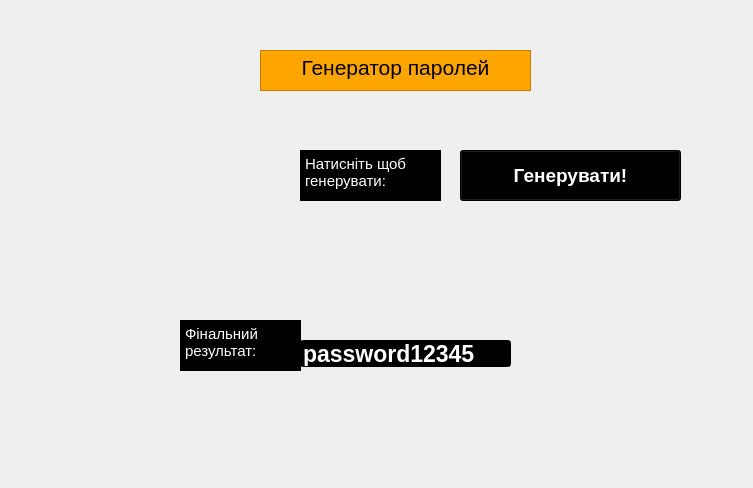
<?xml version="1.0" encoding="UTF-8"?>
<ui version="4.0">
 <class>MainWindow</class>
 <widget class="QMainWindow" name="MainWindow">
  <property name="geometry">
   <rect>
    <x>0</x>
    <y>0</y>
    <width>753</width>
    <height>488</height>
   </rect>
  </property>
  <property name="windowTitle">
   <string>MainWindow</string>
  </property>
  <widget class="QWidget" name="centralwidget">
   <widget class="QLabel" name="label">
    <property name="geometry">
     <rect>
      <x>-40</x>
      <y>10</y>
      <width>1231</width>
      <height>711</height>
     </rect>
    </property>
    <property name="font">
     <font>
      <weight>75</weight>
      <bold>true</bold>
     </font>
    </property>
    <property name="text">
     <string/>
    </property>
    <property name="pixmap">
     <pixmap>../124098807-green-black-abstract-background-vector.jpg</pixmap>
    </property>
   </widget>
   <widget class="QTextEdit" name="textEdit">
    <property name="geometry">
     <rect>
      <x>260</x>
      <y>50</y>
      <width>271</width>
      <height>41</height>
     </rect>
    </property>
    <property name="styleSheet">
     <string notr="true">QTextEdit {
    background-color: orange;
    color: white;
}</string>
    </property>
    <property name="html">
     <string>&lt;!DOCTYPE HTML PUBLIC &quot;-//W3C//DTD HTML 4.0//EN&quot; &quot;http://www.w3.org/TR/REC-html40/strict.dtd&quot;&gt;
&lt;html&gt;&lt;head&gt;&lt;meta name=&quot;qrichtext&quot; content=&quot;1&quot; /&gt;&lt;style type=&quot;text/css&quot;&gt;
p, li { white-space: pre-wrap; }
&lt;/style&gt;&lt;/head&gt;&lt;body style=&quot; font-family:'Adwaita Sans'; font-size:11pt; font-weight:400; font-style:normal;&quot;&gt;
&lt;p align=&quot;center&quot; style=&quot; margin-top:0px; margin-bottom:0px; margin-left:0px; margin-right:0px; -qt-block-indent:0; text-indent:0px;&quot;&gt;&lt;span style=&quot; font-size:16pt; color:#000000;&quot;&gt;Генератор паролей&lt;/span&gt;&lt;/p&gt;&lt;/body&gt;&lt;/html&gt;</string>
    </property>
   </widget>
   <widget class="QLineEdit" name="lineEdit">
    <property name="geometry">
     <rect>
      <x>300</x>
      <y>340</y>
      <width>211</width>
      <height>27</height>
     </rect>
    </property>
    <property name="font">
     <font>
      <pointsize>17</pointsize>
      <weight>75</weight>
      <bold>true</bold>
     </font>
    </property>
    <property name="styleSheet">
     <string notr="true">background-color: black;
color:white</string>
    </property>
    <property name="text">
     <string>password12345</string>
    </property>
   </widget>
   <widget class="QPushButton" name="pushButton">
    <property name="geometry">
     <rect>
      <x>460</x>
      <y>150</y>
      <width>221</width>
      <height>51</height>
     </rect>
    </property>
    <property name="font">
     <font>
      <pointsize>14</pointsize>
      <weight>75</weight>
      <bold>true</bold>
     </font>
    </property>
    <property name="styleSheet">
     <string notr="true">background-color: black;
color:white</string>
    </property>
    <property name="text">
     <string>Генерувати!</string>
    </property>
   </widget>
   <widget class="QTextEdit" name="textEdit_2">
    <property name="geometry">
     <rect>
      <x>300</x>
      <y>150</y>
      <width>141</width>
      <height>51</height>
     </rect>
    </property>
    <property name="font">
     <font>
      <pointsize>14</pointsize>
      <weight>75</weight>
      <bold>true</bold>
     </font>
    </property>
    <property name="styleSheet">
     <string notr="true">background-color: black;
color:white</string>
    </property>
    <property name="html">
     <string>&lt;!DOCTYPE HTML PUBLIC &quot;-//W3C//DTD HTML 4.0//EN&quot; &quot;http://www.w3.org/TR/REC-html40/strict.dtd&quot;&gt;
&lt;html&gt;&lt;head&gt;&lt;meta name=&quot;qrichtext&quot; content=&quot;1&quot; /&gt;&lt;style type=&quot;text/css&quot;&gt;
p, li { white-space: pre-wrap; }
&lt;/style&gt;&lt;/head&gt;&lt;body style=&quot; font-family:'Adwaita Sans'; font-size:14pt; font-weight:600; font-style:normal;&quot;&gt;
&lt;p style=&quot; margin-top:0px; margin-bottom:0px; margin-left:0px; margin-right:0px; -qt-block-indent:0; text-indent:0px;&quot;&gt;&lt;span style=&quot; font-size:11pt; font-weight:400;&quot;&gt;Натисніть щоб генерувати:&lt;/span&gt;&lt;/p&gt;&lt;/body&gt;&lt;/html&gt;</string>
    </property>
   </widget>
   <widget class="QTextEdit" name="textEdit_3">
    <property name="geometry">
     <rect>
      <x>180</x>
      <y>320</y>
      <width>121</width>
      <height>51</height>
     </rect>
    </property>
    <property name="font">
     <font>
      <pointsize>14</pointsize>
      <weight>75</weight>
      <bold>true</bold>
     </font>
    </property>
    <property name="styleSheet">
     <string notr="true">background-color: black;
color:white</string>
    </property>
    <property name="html">
     <string>&lt;!DOCTYPE HTML PUBLIC &quot;-//W3C//DTD HTML 4.0//EN&quot; &quot;http://www.w3.org/TR/REC-html40/strict.dtd&quot;&gt;
&lt;html&gt;&lt;head&gt;&lt;meta name=&quot;qrichtext&quot; content=&quot;1&quot; /&gt;&lt;style type=&quot;text/css&quot;&gt;
p, li { white-space: pre-wrap; }
&lt;/style&gt;&lt;/head&gt;&lt;body style=&quot; font-family:'Adwaita Sans'; font-size:14pt; font-weight:600; font-style:normal;&quot;&gt;
&lt;p style=&quot; margin-top:0px; margin-bottom:0px; margin-left:0px; margin-right:0px; -qt-block-indent:0; text-indent:0px;&quot;&gt;&lt;span style=&quot; font-size:11pt; font-weight:400;&quot;&gt;Фінальний результат:&lt;/span&gt;&lt;/p&gt;&lt;/body&gt;&lt;/html&gt;</string>
    </property>
   </widget>
  </widget>
 </widget>
 <resources/>
 <connections/>
</ui>
